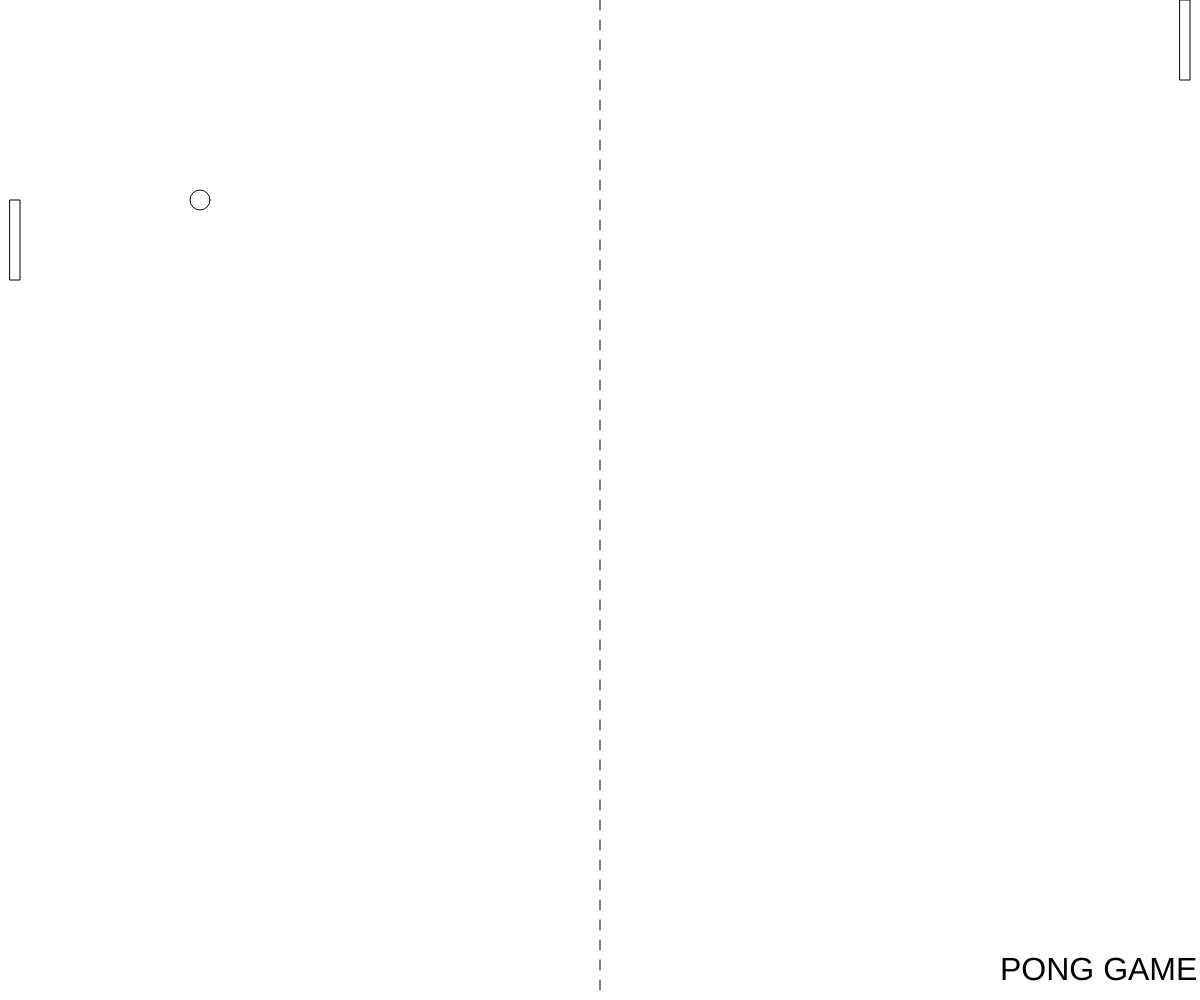
Frame 1 (no input)
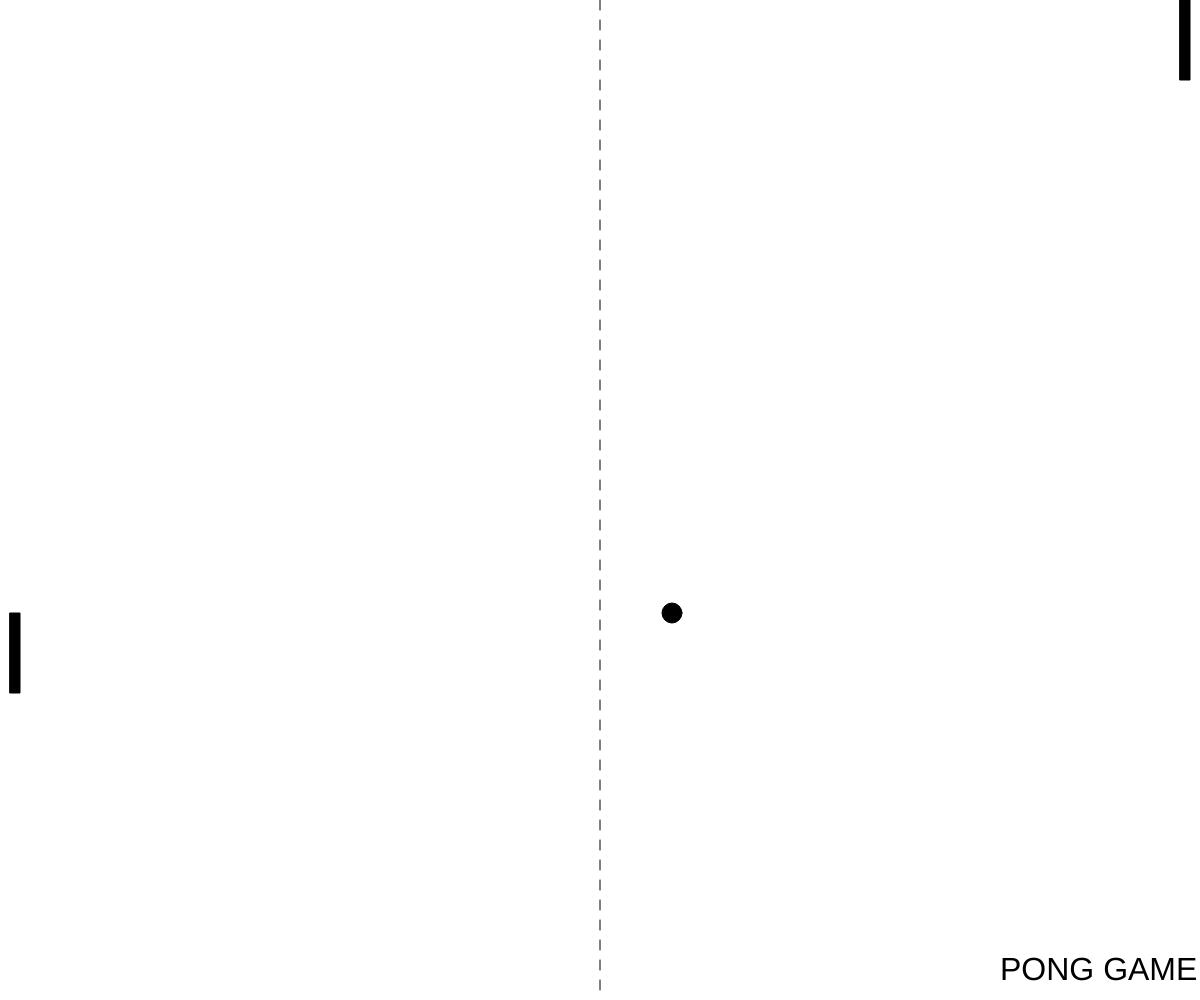
Frame 60 (no input)
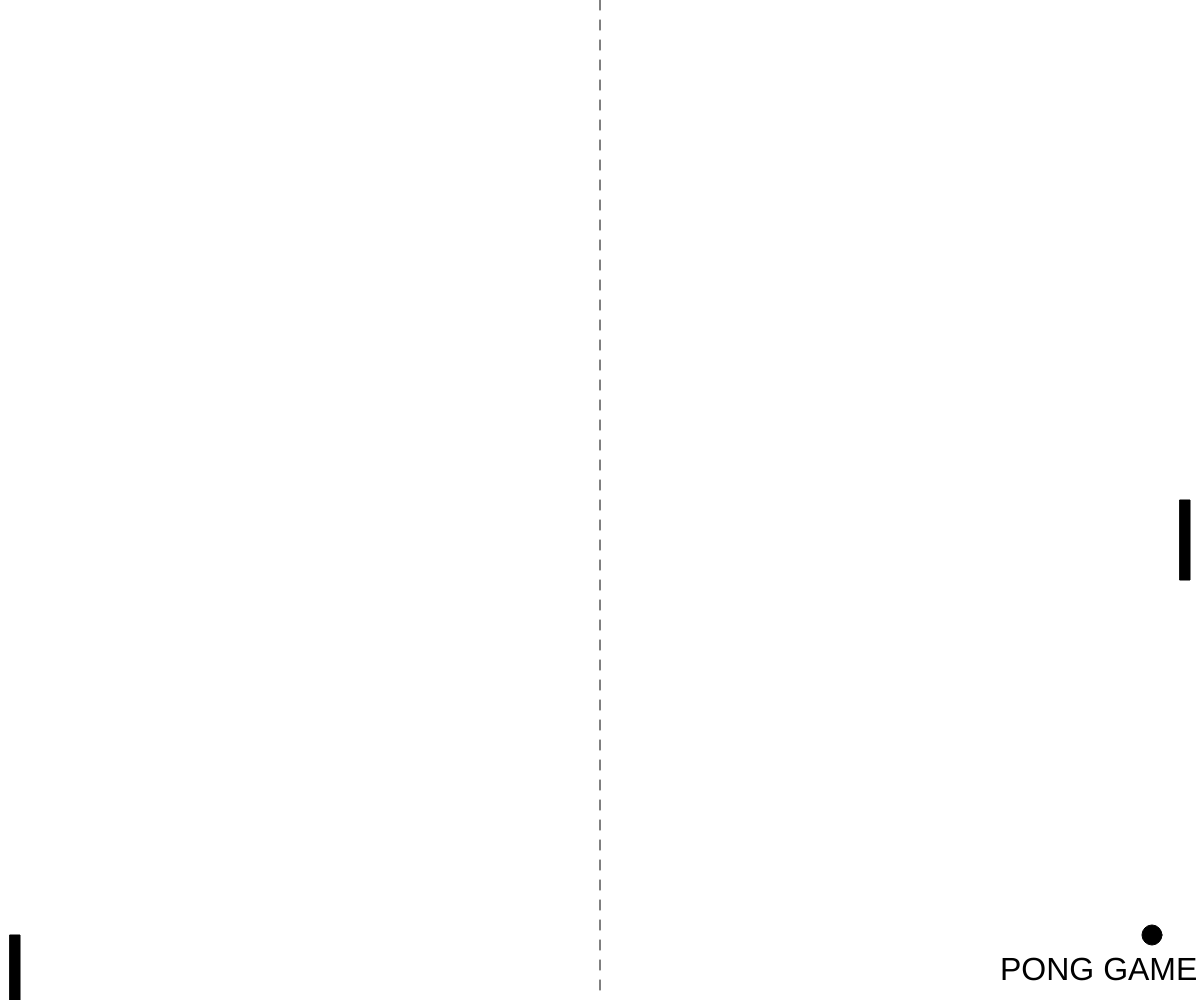
Frame 120 (the mouse pressed at the canvas centre since frame 60)

The p5.js sketch that drew these frames (run headless with seeded random() and noise() and a simulated clock; from frame 60 on, the mouse is pressed at the canvas centre):

// p5.js sketch
// ── sketch.js
let xpos = 200;
let ypos = 200;
let dx = 8;
let dy = 7;

function setup() {
  createCanvas(windowWidth, windowHeight);
}

function draw() {
  background('white');
  rect(10, ypos, 10, 80);
  rect(width - 20, mouseY, 10, 80);
  ellipse(xpos, ypos, 20, 20);
  
  if (xpos >= width - 20 || xpos <= 20) {
    dx = -dx;
  }
  
  if (ypos >= height - 20 || ypos <= 20) {
    dy = -dy;
  }
  
  fill('black');
  textSize(32);
  text('PONG GAME', width - 200, height - 20);
  
  for (let i = 0; i < height; i += 20) {
    line(width / 2, i, width / 2, i + 10);
  }
  
  xpos = xpos + dx;
  ypos = ypos + dy;
}

function windowResized() {
  resizeCanvas(windowWidth, windowHeight);
}
